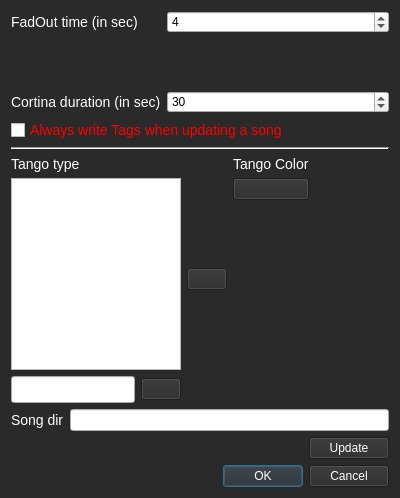
<?xml version="1.0" encoding="UTF-8"?>
<ui version="4.0">
 <class>Dialog</class>
 <widget class="QDialog" name="Dialog">
  <property name="geometry">
   <rect>
    <x>0</x>
    <y>0</y>
    <width>400</width>
    <height>498</height>
   </rect>
  </property>
  <property name="windowTitle">
   <string>Dialog</string>
  </property>
  <property name="styleSheet">
   <string notr="true">QDialog{
	background-color: rgb(42,42,42)
}</string>
  </property>
  <layout class="QVBoxLayout" name="verticalLayout">
   <item>
    <layout class="QFormLayout" name="formLayout_3">
     <property name="fieldGrowthPolicy">
      <enum>QFormLayout::AllNonFixedFieldsGrow</enum>
     </property>
     <item row="2" column="0">
      <widget class="QLabel" name="labelPropFadoutTime_2">
       <property name="styleSheet">
        <string notr="true">QLabel{
	color:white;
	font-size: 14px;
}</string>
       </property>
       <property name="text">
        <string>FadOut time (in sec)</string>
       </property>
      </widget>
     </item>
     <item row="2" column="1">
      <widget class="QSpinBox" name="spinBoxFadeOut_2">
       <property name="toolTip">
        <string>The time of the Fadout duration.</string>
       </property>
       <property name="value">
        <number>4</number>
       </property>
      </widget>
     </item>
     <item row="3" column="0">
      <spacer name="verticalSpacer_5">
       <property name="orientation">
        <enum>Qt::Vertical</enum>
       </property>
       <property name="sizeHint" stdset="0">
        <size>
         <width>20</width>
         <height>10</height>
        </size>
       </property>
      </spacer>
     </item>
     <item row="4" column="0">
      <widget class="QLabel" name="labelPropCortinaDuration_2">
       <property name="focusPolicy">
        <enum>Qt::NoFocus</enum>
       </property>
       <property name="styleSheet">
        <string notr="true">QLabel{
	color:white;
	font-size: 14px;
}</string>
       </property>
       <property name="text">
        <string>Cortina duration (in sec)</string>
       </property>
      </widget>
     </item>
     <item row="4" column="1">
      <widget class="QSpinBox" name="spinBoxCortinaDuration_2">
       <property name="maximum">
        <number>240</number>
       </property>
       <property name="value">
        <number>30</number>
       </property>
      </widget>
     </item>
    </layout>
   </item>
   <item>
    <widget class="QCheckBox" name="checkBoxWriteTags">
     <property name="styleSheet">
      <string notr="true">QCheckBox{
	color:red;
	font-size: 14px;
}</string>
     </property>
     <property name="text">
      <string>Always write Tags when updating a song</string>
     </property>
    </widget>
   </item>
   <item>
    <widget class="Line" name="line">
     <property name="orientation">
      <enum>Qt::Horizontal</enum>
     </property>
    </widget>
   </item>
   <item>
    <layout class="QHBoxLayout" name="horizontalLayout_5">
     <item>
      <layout class="QVBoxLayout" name="verticalLayout_4">
       <item>
        <widget class="QLabel" name="label_3">
         <property name="styleSheet">
          <string notr="true">QLabel{
	color:white;
	font-size: 14px;
}</string>
         </property>
         <property name="text">
          <string>Tango type</string>
         </property>
        </widget>
       </item>
       <item>
        <widget class="QListWidget" name="listWidgetTangoType_2">
         <property name="sizePolicy">
          <sizepolicy hsizetype="Fixed" vsizetype="Fixed">
           <horstretch>0</horstretch>
           <verstretch>0</verstretch>
          </sizepolicy>
         </property>
         <property name="maximumSize">
          <size>
           <width>170</width>
           <height>200</height>
          </size>
         </property>
        </widget>
       </item>
       <item>
        <layout class="QHBoxLayout" name="horizontalLayout_6">
         <item>
          <widget class="QLineEdit" name="lineEditTangoType_2">
           <property name="sizePolicy">
            <sizepolicy hsizetype="Fixed" vsizetype="Fixed">
             <horstretch>0</horstretch>
             <verstretch>0</verstretch>
            </sizepolicy>
           </property>
           <property name="minimumSize">
            <size>
             <width>100</width>
             <height>27</height>
            </size>
           </property>
           <property name="maximumSize">
            <size>
             <width>200</width>
             <height>27</height>
            </size>
           </property>
           <property name="acceptDrops">
            <bool>false</bool>
           </property>
           <property name="cursorMoveStyle">
            <enum>Qt::LogicalMoveStyle</enum>
           </property>
          </widget>
         </item>
         <item>
          <widget class="QPushButton" name="addTypeButton_2">
           <property name="sizePolicy">
            <sizepolicy hsizetype="Fixed" vsizetype="Fixed">
             <horstretch>0</horstretch>
             <verstretch>0</verstretch>
            </sizepolicy>
           </property>
           <property name="toolTip">
            <string>Add a Tango type</string>
           </property>
           <property name="styleSheet">
            <string notr="true">QPushButton{
	background-color: #2a2a2a;
	color: white;
 }</string>
           </property>
           <property name="text">
            <string/>
           </property>
           <property name="icon">
            <iconset>
             <normaloff>img/plus-button.png</normaloff>img/plus-button.png</iconset>
           </property>
          </widget>
         </item>
        </layout>
       </item>
      </layout>
     </item>
     <item>
      <widget class="QPushButton" name="removeTypeButton_2">
       <property name="toolTip">
        <string>Remove a Tango type</string>
       </property>
       <property name="styleSheet">
        <string notr="true">QPushButton{
	background-color: #2a2a2a;
	color: white;
 }</string>
       </property>
       <property name="text">
        <string/>
       </property>
       <property name="icon">
        <iconset>
         <normaloff>img/minus-button.png</normaloff>img/minus-button.png</iconset>
       </property>
      </widget>
     </item>
     <item>
      <layout class="QVBoxLayout" name="verticalLayout_5">
       <item>
        <widget class="QLabel" name="label_4">
         <property name="styleSheet">
          <string notr="true">QLabel{
	color:white;
	font-size: 14px;
}</string>
         </property>
         <property name="text">
          <string>Tango Color</string>
         </property>
        </widget>
       </item>
       <item>
        <widget class="QPushButton" name="selectColorButton_2">
         <property name="focusPolicy">
          <enum>Qt::NoFocus</enum>
         </property>
         <property name="styleSheet">
          <string notr="true">QPushButton{
	background-color: #2a2a2a;
	color: white;
 }</string>
         </property>
         <property name="text">
          <string/>
         </property>
        </widget>
       </item>
       <item>
        <spacer name="verticalSpacer_2">
         <property name="orientation">
          <enum>Qt::Vertical</enum>
         </property>
         <property name="sizeHint" stdset="0">
          <size>
           <width>20</width>
           <height>40</height>
          </size>
         </property>
        </spacer>
       </item>
      </layout>
     </item>
     <item>
      <spacer name="horizontalSpacer_4">
       <property name="orientation">
        <enum>Qt::Horizontal</enum>
       </property>
       <property name="sizeHint" stdset="0">
        <size>
         <width>40</width>
         <height>20</height>
        </size>
       </property>
      </spacer>
     </item>
    </layout>
   </item>
   <item>
    <layout class="QFormLayout" name="formLayout_4">
     <property name="fieldGrowthPolicy">
      <enum>QFormLayout::AllNonFixedFieldsGrow</enum>
     </property>
     <item row="0" column="0">
      <widget class="QLabel" name="labelPropTitle_2">
       <property name="styleSheet">
        <string notr="true">QLabel{
	color:white;
	font-size: 14px;
}</string>
       </property>
       <property name="text">
        <string>Song dir</string>
       </property>
      </widget>
     </item>
     <item row="0" column="1">
      <widget class="QLineEdit" name="lineEditSongDir_2">
       <property name="toolTip">
        <string>This is the place where your song are stored on your computer. You can add more than one dir, separate by a coma.</string>
       </property>
       <property name="whatsThis">
        <string>This is the place where your song are stored on your computer. You can add more than one dir, separate by a coma.</string>
       </property>
      </widget>
     </item>
    </layout>
   </item>
   <item>
    <layout class="QHBoxLayout" name="horizontalLayout_3">
     <item>
      <spacer name="horizontalSpacer_2">
       <property name="orientation">
        <enum>Qt::Horizontal</enum>
       </property>
       <property name="sizeHint" stdset="0">
        <size>
         <width>40</width>
         <height>20</height>
        </size>
       </property>
      </spacer>
     </item>
     <item>
      <widget class="QPushButton" name="closeButtonPref_2">
       <property name="palette">
        <palette>
         <active>
          <colorrole role="WindowText">
           <brush brushstyle="SolidPattern">
            <color alpha="255">
             <red>255</red>
             <green>255</green>
             <blue>255</blue>
            </color>
           </brush>
          </colorrole>
          <colorrole role="Button">
           <brush brushstyle="SolidPattern">
            <color alpha="255">
             <red>42</red>
             <green>42</green>
             <blue>42</blue>
            </color>
           </brush>
          </colorrole>
          <colorrole role="Text">
           <brush brushstyle="SolidPattern">
            <color alpha="255">
             <red>255</red>
             <green>255</green>
             <blue>255</blue>
            </color>
           </brush>
          </colorrole>
          <colorrole role="ButtonText">
           <brush brushstyle="SolidPattern">
            <color alpha="255">
             <red>255</red>
             <green>255</green>
             <blue>255</blue>
            </color>
           </brush>
          </colorrole>
          <colorrole role="Base">
           <brush brushstyle="SolidPattern">
            <color alpha="255">
             <red>42</red>
             <green>42</green>
             <blue>42</blue>
            </color>
           </brush>
          </colorrole>
          <colorrole role="Window">
           <brush brushstyle="SolidPattern">
            <color alpha="255">
             <red>42</red>
             <green>42</green>
             <blue>42</blue>
            </color>
           </brush>
          </colorrole>
          <colorrole role="Highlight">
           <brush brushstyle="SolidPattern">
            <color alpha="0">
             <red>240</red>
             <green>119</green>
             <blue>70</blue>
            </color>
           </brush>
          </colorrole>
         </active>
         <inactive>
          <colorrole role="WindowText">
           <brush brushstyle="SolidPattern">
            <color alpha="255">
             <red>255</red>
             <green>255</green>
             <blue>255</blue>
            </color>
           </brush>
          </colorrole>
          <colorrole role="Button">
           <brush brushstyle="SolidPattern">
            <color alpha="255">
             <red>42</red>
             <green>42</green>
             <blue>42</blue>
            </color>
           </brush>
          </colorrole>
          <colorrole role="Text">
           <brush brushstyle="SolidPattern">
            <color alpha="255">
             <red>255</red>
             <green>255</green>
             <blue>255</blue>
            </color>
           </brush>
          </colorrole>
          <colorrole role="ButtonText">
           <brush brushstyle="SolidPattern">
            <color alpha="255">
             <red>255</red>
             <green>255</green>
             <blue>255</blue>
            </color>
           </brush>
          </colorrole>
          <colorrole role="Base">
           <brush brushstyle="SolidPattern">
            <color alpha="255">
             <red>42</red>
             <green>42</green>
             <blue>42</blue>
            </color>
           </brush>
          </colorrole>
          <colorrole role="Window">
           <brush brushstyle="SolidPattern">
            <color alpha="255">
             <red>42</red>
             <green>42</green>
             <blue>42</blue>
            </color>
           </brush>
          </colorrole>
          <colorrole role="Highlight">
           <brush brushstyle="SolidPattern">
            <color alpha="0">
             <red>240</red>
             <green>119</green>
             <blue>70</blue>
            </color>
           </brush>
          </colorrole>
         </inactive>
         <disabled>
          <colorrole role="WindowText">
           <brush brushstyle="SolidPattern">
            <color alpha="255">
             <red>255</red>
             <green>255</green>
             <blue>255</blue>
            </color>
           </brush>
          </colorrole>
          <colorrole role="Button">
           <brush brushstyle="SolidPattern">
            <color alpha="255">
             <red>42</red>
             <green>42</green>
             <blue>42</blue>
            </color>
           </brush>
          </colorrole>
          <colorrole role="Text">
           <brush brushstyle="SolidPattern">
            <color alpha="255">
             <red>255</red>
             <green>255</green>
             <blue>255</blue>
            </color>
           </brush>
          </colorrole>
          <colorrole role="ButtonText">
           <brush brushstyle="SolidPattern">
            <color alpha="255">
             <red>255</red>
             <green>255</green>
             <blue>255</blue>
            </color>
           </brush>
          </colorrole>
          <colorrole role="Base">
           <brush brushstyle="SolidPattern">
            <color alpha="255">
             <red>42</red>
             <green>42</green>
             <blue>42</blue>
            </color>
           </brush>
          </colorrole>
          <colorrole role="Window">
           <brush brushstyle="SolidPattern">
            <color alpha="255">
             <red>42</red>
             <green>42</green>
             <blue>42</blue>
            </color>
           </brush>
          </colorrole>
          <colorrole role="Highlight">
           <brush brushstyle="SolidPattern">
            <color alpha="255">
             <red>240</red>
             <green>240</green>
             <blue>240</blue>
            </color>
           </brush>
          </colorrole>
         </disabled>
        </palette>
       </property>
       <property name="styleSheet">
        <string notr="true">QPushButton#closeButtonPref{
	background-color: #2a2a2a;
	color: white;
 }</string>
       </property>
       <property name="text">
        <string>Update</string>
       </property>
      </widget>
     </item>
    </layout>
   </item>
   <item>
    <widget class="QDialogButtonBox" name="buttonBox">
     <property name="styleSheet">
      <string notr="true">QPushButton {
	background-color: #2a2a2a;
	color: white;
}</string>
     </property>
     <property name="orientation">
      <enum>Qt::Horizontal</enum>
     </property>
     <property name="standardButtons">
      <set>QDialogButtonBox::Cancel|QDialogButtonBox::Ok</set>
     </property>
    </widget>
   </item>
  </layout>
 </widget>
 <resources/>
 <connections>
  <connection>
   <sender>buttonBox</sender>
   <signal>accepted()</signal>
   <receiver>Dialog</receiver>
   <slot>accept()</slot>
   <hints>
    <hint type="sourcelabel">
     <x>248</x>
     <y>254</y>
    </hint>
    <hint type="destinationlabel">
     <x>157</x>
     <y>274</y>
    </hint>
   </hints>
  </connection>
  <connection>
   <sender>buttonBox</sender>
   <signal>rejected()</signal>
   <receiver>Dialog</receiver>
   <slot>reject()</slot>
   <hints>
    <hint type="sourcelabel">
     <x>316</x>
     <y>260</y>
    </hint>
    <hint type="destinationlabel">
     <x>286</x>
     <y>274</y>
    </hint>
   </hints>
  </connection>
 </connections>
</ui>
